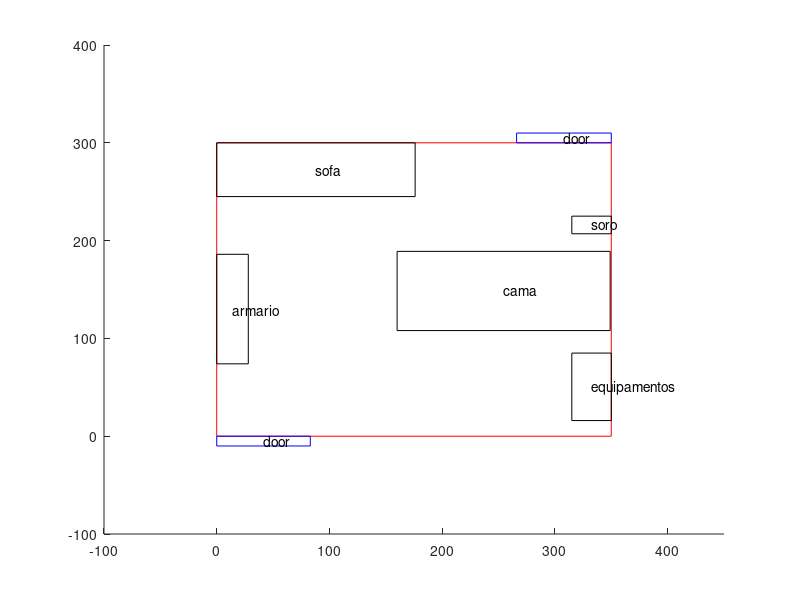

Source code (MATLAB):
% component =  [ xPosition yPosition width height ]
limits = 	[0 0 3.5 3]*100;
sofa = 		[0 2.45 1.76 .55]*100;
cabinet = 	[0 .74 .28 1.12]*100;
southDoor = 	[0 -.1 .83 .1]*100;
northDoor = 	[2.66 3 .84 .1]*100;
equipment = 	[3.15 .16 .35 .69]*100;
serum = 	[3.15 2.07 .35 .18]*100;
bed = 		[1.6 1.08 1.89 .81]*100;

hold on;
axis([-1 4.5 -1 4] * 100); % TODO max position x, y increased by 1

rectangle('Position', limits, 'EdgeColor', 'red');
rectangle('Position', sofa);
rectangle('Position', cabinet);
rectangle('Position', southDoor, 'EdgeColor', 'blue');
rectangle('Position', northDoor, 'EdgeColor', 'blue');
rectangle('Position', equipment);
rectangle('Position', serum);
rectangle('Position', bed);

% put a label name on components
% TODO with small components, put arrow and names outside
putText = @(furniture, label) text(furniture(1)+furniture(3)/2, furniture(2)+furniture(4)/2, label);

putText(bed, 'cama');
putText(sofa, 'sofa');
putText(cabinet, 'armario');
putText(serum, 'soro');
putText(equipment, 'equipamentos');
putText(southDoor, 'door');
putText(northDoor, 'door');

hold off;
